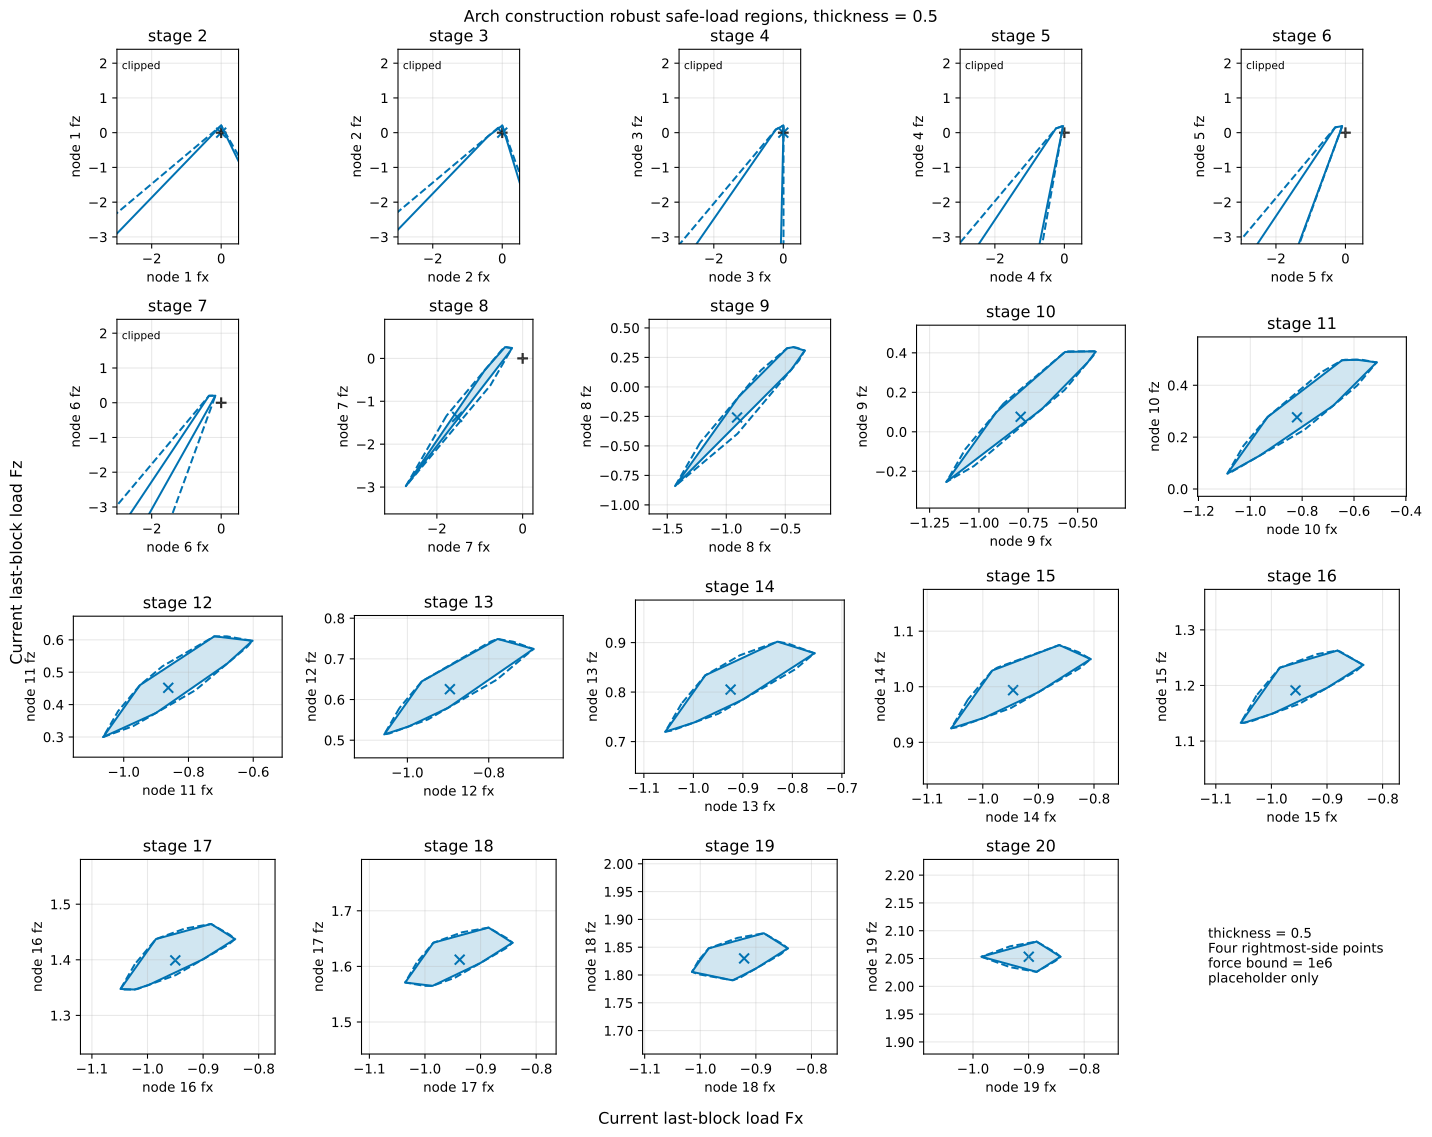

Python code for this plot:
"""Track robust RBE safe-load regions during left-to-right arch construction."""

from pathlib import Path

import matplotlib.pyplot as plt
import numpy as np
from compas_assembly.datastructures import Block

from compas_cra.algorithms import assembly_interfaces_numpy
from compas_cra.datastructures import CRA_Assembly
from compas_cra.equilibrium import plot_rbe_robust_results
from compas_cra.equilibrium import rbe_robust_support_primal
from compas_cra.geometry import Arch

HEIGHT = 5
SPAN = 10
THICKNESS = 0.5
THICKNESS_VALUES = (0.3, 0.5, 0.8)
DEPTH = 0.5
NUM_BLOCKS = 20
MU = 0.7
DENSITY = 1.0
NUM_DIRECTIONS = 36
APPLICATION_FORCE_BOUND = 1e6
VIEW_XLIM = (-3.0, 0.5)
VIEW_YLIM = (-3.2, 2.4)
MAX_ZOOM_SPAN = 10.0
MAX_ZOOM_COORDINATE = 100.0
MIN_ZOOM_SPAN = 0.25
OUTPUT_SVG = Path(__file__).with_suffix(".svg")


def point_coordinates(point):
    """Return point coordinates as a plain list."""
    if hasattr(point, "x") and hasattr(point, "y") and hasattr(point, "z"):
        return [point.x, point.y, point.z]
    return list(point)


def rightmost_side_vertices(block):
    """Return the four vertices of the block face with maximum x-coordinate."""
    face_coordinates = []
    for face in block.faces():
        coordinates = [point_coordinates(block.vertex_coordinates(vertex)) for vertex in block.face_vertices(face)]
        face_coordinates.append(coordinates)
    return max(face_coordinates, key=lambda coordinates: sum(point[0] for point in coordinates) / len(coordinates))


def construction_blocks(thickness):
    """Create arch blocks in left-to-right construction order."""
    arch = Arch(
        height=HEIGHT,
        span=SPAN,
        thickness=thickness,
        depth=DEPTH,
        num_blocks=NUM_BLOCKS,
        extra_support=False,
    )
    return list(reversed(arch.blocks()))


def construction_stage(blocks, stage):
    """Create a stage assembly containing blocks ``0..stage - 1``."""
    assembly = CRA_Assembly()
    for node, mesh in enumerate(blocks[:stage]):
        assembly.add_block(mesh.copy(cls=Block), node=node)
    assembly.set_boundary_conditions([0])
    assembly_interfaces_numpy(assembly, nmax=10, amin=1e-2, tmax=1e-2)
    return assembly


def finite_result_points(result):
    """Collect finite visible load points from a robust result."""
    points = []
    points.extend(result.support_points)
    points.extend(result.boundary_points)
    points.extend(result.inner_polygon)
    points.extend(result.outer_polygon)
    if result.feasible_center:
        points.append(result.feasible_center)
    return [point for point in points if len(point) == 2 and all(np.isfinite(point))]


def stage_view_limits(result):
    """Return readable plot limits and whether the stage is viewport-clipped."""
    points = finite_result_points(result)
    if not points:
        return VIEW_XLIM, VIEW_YLIM, True

    coordinates = np.asarray(points, dtype=float)
    spans = coordinates.max(axis=0) - coordinates.min(axis=0)
    max_coordinate = float(np.max(np.abs(coordinates)))
    if max_coordinate > MAX_ZOOM_COORDINATE or float(max(spans)) > MAX_ZOOM_SPAN:
        return VIEW_XLIM, VIEW_YLIM, True

    limits = []
    for axis in range(2):
        lower = float(coordinates[:, axis].min())
        upper = float(coordinates[:, axis].max())
        span = max(upper - lower, MIN_ZOOM_SPAN)
        center = 0.5 * (lower + upper)
        padding = 0.2 * span
        limits.append((center - 0.5 * span - padding, center + 0.5 * span + padding))
    return limits[0], limits[1], False


def thickness_svg_path(thickness):
    """Return the SVG path for one thickness-specific construction plot."""
    suffix = "{:.1f}".format(thickness).replace(".", "_")
    return OUTPUT_SVG.with_name("{}_thickness_{}.svg".format(OUTPUT_SVG.stem, suffix))


def report_result(thickness, stage, result):
    """Print a compact robust-analysis summary for one construction stage."""
    bounded_directions = result.statuses.count("optimal")
    print(
        "thickness {} stage {}: bounded={}, feasible_center={}, bounded_directions={}/{}".format(
            thickness,
            stage,
            result.is_bounded,
            result.feasible_center,
            bounded_directions,
            len(result.directions),
        )
    )


def report_empty_stage(thickness, stage):
    """Print a compact summary for a stage with an empty safe-load set."""
    print("thickness {} stage {}: empty safe load set".format(thickness, stage))


def plot_empty_stage(axis, stage):
    """Mark one construction stage as infeasible in the stage grid."""
    axis.set_xlim(VIEW_XLIM)
    axis.set_ylim(VIEW_YLIM)
    axis.set_aspect("equal", adjustable="box")
    axis.grid(True, alpha=0.3)
    axis.set_title("stage {}".format(stage))
    axis.text(
        0.5,
        0.5,
        "empty\nsafe set",
        transform=axis.transAxes,
        ha="center",
        va="center",
    )


def render_thickness(thickness):
    """Render construction safe-load regions for one arch thickness."""
    blocks = construction_blocks(thickness)
    stages = list(range(2, NUM_BLOCKS + 1))
    figure, axes_grid = plt.subplots(4, 5, figsize=(15, 12))
    axes = axes_grid.ravel()

    for axis, stage in zip(axes, stages):
        assembly = construction_stage(blocks, stage)
        load_node = stage - 1
        block = assembly.graph.node_attribute(load_node, "block")
        try:
            result = rbe_robust_support_primal(
                assembly,
                [(load_node, "fx"), (load_node, "fz")],
                mu=MU,
                density=DENSITY,
                load_application_points={load_node: rightmost_side_vertices(block)},
                application_force_bound=APPLICATION_FORCE_BOUND,
                num_directions=NUM_DIRECTIONS,
            )
        except ValueError as error:
            if "safe load set is empty" not in str(error):
                raise
            report_empty_stage(thickness, stage)
            plot_empty_stage(axis, stage)
            continue

        report_result(thickness, stage, result)
        xlim, ylim, is_clipped = stage_view_limits(result)
        plot_rbe_robust_results(
            result,
            labels=["stage {}".format(stage)],
            ax=axis,
            show_points=False,
            show_center=True,
            xlim=xlim,
            ylim=ylim,
        )
        axis.set_title("stage {}".format(stage))
        if is_clipped:
            axis.text(
                0.04,
                0.94,
                "clipped",
                transform=axis.transAxes,
                va="top",
                fontsize=8,
            )
        legend = axis.get_legend()
        if legend:
            legend.remove()

    for axis in axes[len(stages) :]:
        axis.axis("off")
        axis.text(
            0.05,
            0.65,
            "thickness = {}\nFour rightmost-side points\nforce bound = 1e6\nplaceholder only".format(thickness),
            transform=axis.transAxes,
            va="top",
        )

    figure.suptitle("Arch construction robust safe-load regions, thickness = {}".format(thickness))
    figure.supxlabel("Current last-block load Fx")
    figure.supylabel("Current last-block load Fz")
    figure.tight_layout()
    return figure


def save_svg(figure, path):
    """Save one Matplotlib figure as SVG and report the path."""
    figure.savefig(path, format="svg", bbox_inches="tight")
    print("saved SVG: {}".format(path))


if __name__ == "__main__":
    figures = []
    for thickness in THICKNESS_VALUES:
        figure = render_thickness(thickness)
        figures.append(figure)
        save_svg(figure, thickness_svg_path(thickness))
        if thickness == THICKNESS:
            save_svg(figure, OUTPUT_SVG)

    if plt.get_backend().lower() != "agg":
        plt.show()
    else:
        for figure in figures:
            plt.close(figure)
